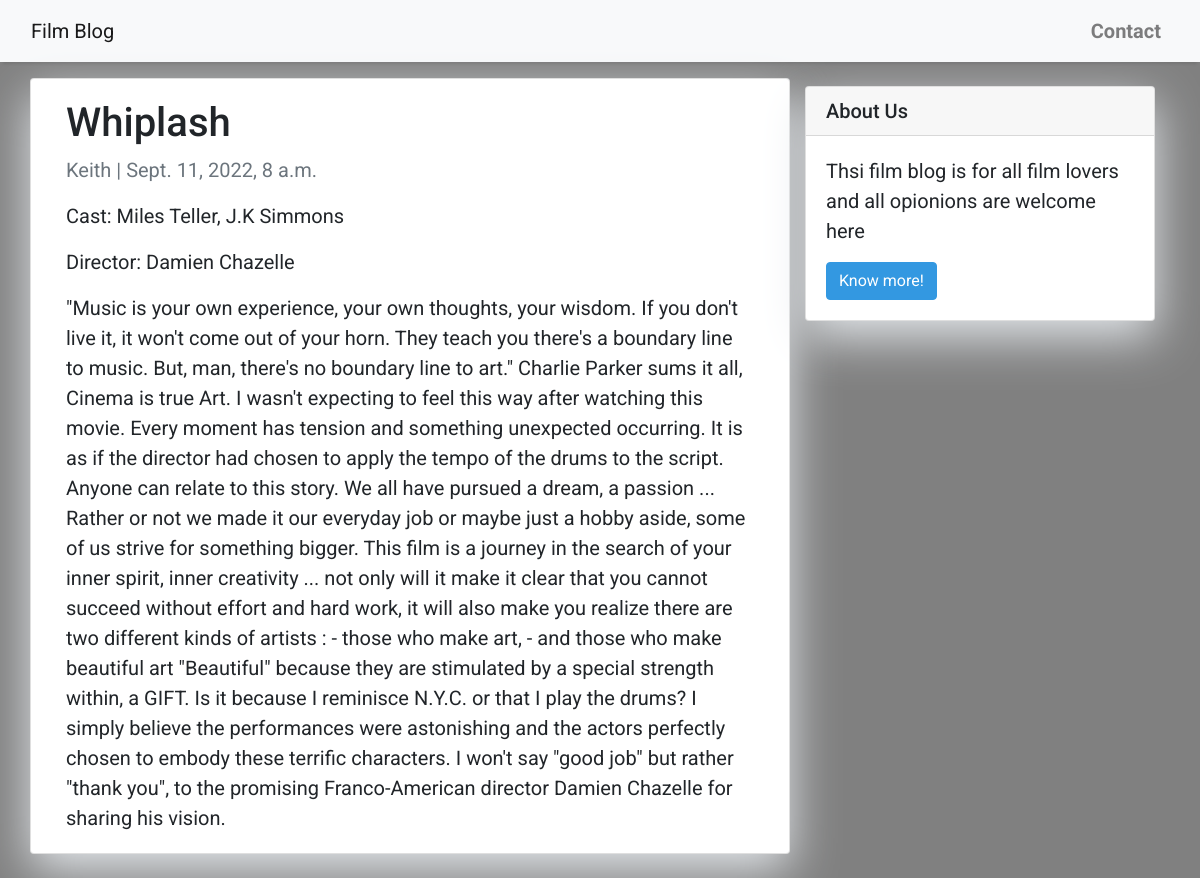
The app's page /damien-chazelle/ with its own data.
### blog/models.py (models this page shows, shortened)
class Post(models.Model):
    film_title = models.CharField(max_length=200, unique=True, null=True)
    slug = models.SlugField(max_length=200, unique=True, null=True)
    blogger = models.ForeignKey(User, on_delete=models.CASCADE, related_name='blog_posts', null=True)
    director = models.CharField(max_length=200, unique=True, null=True)
    actor = models.CharField(max_length=200, unique=True, null=True)
    updated_on = models.DateTimeField(auto_now=True, null=True)
    content = models.TextField()
    created_on = models.DateTimeField(auto_now_add=True, null=True)
    status = models.IntegerField(choices=STATUS, default=0)
    class Meta:
        ordering = ['-created_on']

### blog/views.py (the view)
# urls.py: path('<slug:slug>/', views.DetailsPost.as_view(), name='details_post'),
class DetailsPost(generic.DetailView):
    model = Post
    template_name = 'details_post.html'

### blog/templates/details_post.html
{% extends 'base.html' %} {% block content %}
<div class="container">
  <div class="row">
    <div class="col-md-8 card mb-4  mt-3 left  top">
      <div class="card-body">
        <h1>{% block title %} {{ object.film_title }} {% endblock title %}</h1>
        <p class=" text-muted">{{ post.blogger }} | {{ post.created_on }}</p>
        <p class="card-text ">Cast: {{ object.actor | safe }}</p>
        <p class="card-text ">Director: {{ object.director | safe }}</p>
        <p class="card-text ">{{ object.content | safe }}</p>
      </div>
    </div>
    {% block about %} {% include 'about.html' %} {% endblock about %}
  </div>
</div>
{% endblock content %}

### blog/templates/base.html (style rules this page uses)
body { font-family: "Roboto", sans-serif; font-size: 20px; background-color: #808080; }

### blog/templates/about.html (style rules this page uses)
.card { box-shadow: 0 16px 48px #E3E7EB; }

### records on screen
Post: film_title "Whiplash", blogger "Keith", created_on "Sept. 11, 2022, 8 a.m.", actor "Miles Teller, J.K Simmons", director "Damien Chazelle", content "\"Music is your own experience, your own thoughts, your wisdom. If you don't live it, it won't come out of your horn. They teach you there's a boundary line to music. But, man, there's no boundary line to art.\" Charlie Parker sums it all, Cinema is true Art. I wasn't expecting to feel this way after watching this movie. Every moment has tension and something unexpected occurring. It is as if the director had chosen to apply the tempo of the drums to the script. Anyone can relate to this story. We all have pursued a dream, a passion ... Rather or not we made it our everyday job or maybe just a hobby aside, some of us strive for something bigger. This film is a journey in the search of your…"
